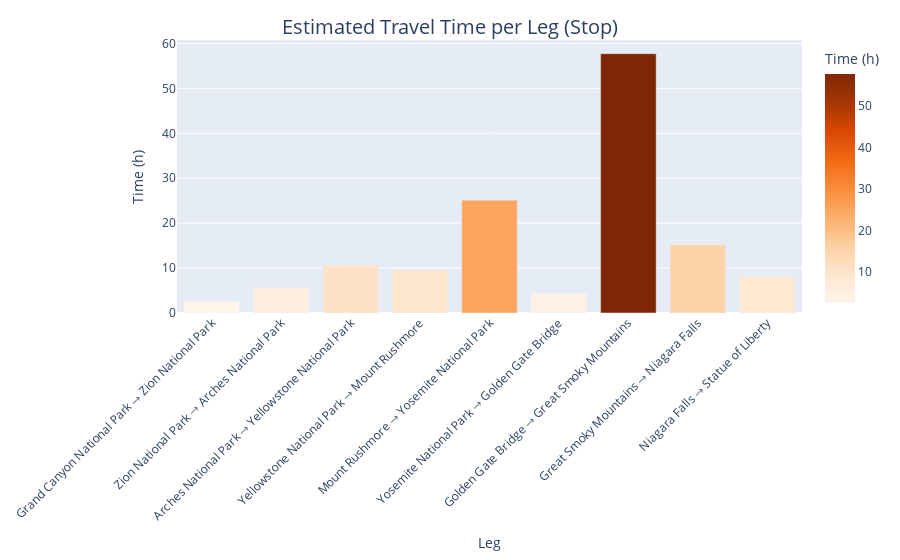

Notebook cell for this chart:
### Markdown cell above
The above line graph shows the growing total distance (km) traveled as a trip progresses through multiple US landmards and national parks. 

Key Observations
- The journey begins at Grand Canyon National Park with an initial cumulative distance near 0 km.
- There’s a steady increase in cumulative distance as the route continues through Zion, Arches, and Yellowstone National Parks. The climb in distance here is consistent but moderate.
- A noticeable steep rise is observed between Yosemite National Park and the Golden Gate Bridge, indicating a significant geographical leap. This is the largest increase between any two points.
- After reaching Golden Gate Bridge, the route continues to Great Smoky Mountains, Niagara Falls, and finally the Statue of Liberty, with the total distance approaching around 8300 km.
- These final legs maintain a higher base distance but with relatively smaller increases compared to the Yosemite–Golden Gate segment.

Conclusion:
The cumulative distance graph highlights a scenic cross-country journey that starts in the western U.S. and ends in the northeast. While most travel segments build distance gradually, the leg from Yosemite to Golden Gate Bridge stands out as a major jump—suggesting a shift from inland to coastal travel. Overall, the graph effectively tracks how each stop adds to the journey, culminating in a total distance of over 8000 km, showcasing the vast geographic spread and diversity of the route.

### Code cell
# Travel time (assuming 60 km/h)
leg_dists_df['Time_h'] = leg_dists_df['Distance_km'] / 60
fig_time = px.bar(
    leg_dists_df,
    x='Leg',
    y='Time_h',
    color='Time_h',
    color_continuous_scale=px.colors.sequential.Oranges,
    hover_data={'Time_h': ':.1f'},
    labels={'Time_h': 'Time (h)'},
    title='Estimated Travel Time per Leg'
).update_layout(
    xaxis_tickangle=-45,
    margin=dict(t=40, b=120),
    title={'text': 'Estimated Travel Time per Leg (Stop)', 'x': 0.5, 'xanchor': 'center', 'yanchor': 'top', 'font': {'size': 20}}
)

fig_time.show()

### Figure 1 — Plotly figure (JSON) as saved in the notebook; plotly's stock layout.template omitted (floating-point values rounded to 4 significant figures)
{"data": [{"alignmentgroup": "True", "hovertemplate": "Leg=%{x}<br>Time (h)=%{marker.color:.1f}<extra></extra>", "legendgroup": "", "marker": {"color": [2.593, 5.687, 10.64, 9.558, 25.12, 4.314, 57.73, 15.2, 8.227], "coloraxis": "coloraxis", "pattern": {"shape": ""}}, "name": "", "offsetgroup": "", "orientation": "v", "showlegend": false, "textposition": "auto", "type": "bar", "x": ["Grand Canyon National Park → Zion National Park", "Zion National Park → Arches National Park", "Arches National Park → Yellowstone National Park", "Yellowstone National Park → Mount Rushmore", "Mount Rushmore → Yosemite National Park", "Yosemite National Park → Golden Gate Bridge", "Golden Gate Bridge → Great Smoky Mountains", "Great Smoky Mountains → Niagara Falls", "Niagara Falls → Statue of Liberty"], "xaxis": "x", "y": [2.593, 5.687, 10.64, 9.558, 25.12, 4.314, 57.73, 15.2, 8.227], "yaxis": "y"}], "layout": {"barmode": "relative", "coloraxis": {"colorbar": {"title": {"text": "Time (h)"}}, "colorscale": [[0, "rgb(255,245,235)"], [0.125, "rgb(254,230,206)"], [0.25, "rgb(253,208,162)"], [0.375, "rgb(253,174,107)"], [0.5, "rgb(253,141,60)"], [0.625, "rgb(241,105,19)"], [0.75, "rgb(217,72,1)"], [0.875, "rgb(166,54,3)"], [1, "rgb(127,39,4)"]]}, "legend": {"tracegroupgap": 0}, "margin": {"b": 120, "t": 40}, "title": {"font": {"size": 20}, "text": "Estimated Travel Time per Leg (Stop)", "x": 0.5, "xanchor": "center", "yanchor": "top"}, "xaxis": {"anchor": "y", "domain": [0, 1], "tickangle": -45, "title": {"text": "Leg"}}, "yaxis": {"anchor": "x", "domain": [0, 1], "title": {"text": "Time (h)"}}}}
